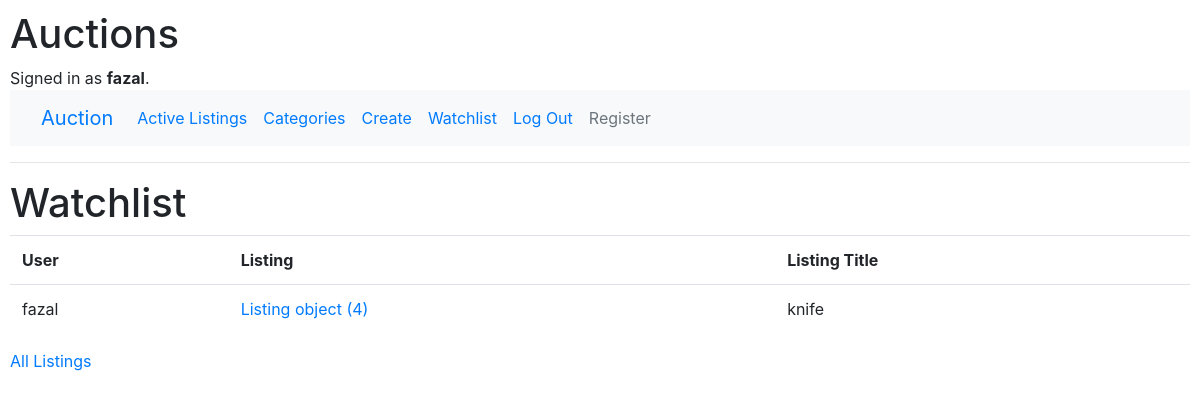
Before: /watchlist (signed in) with the older database file.
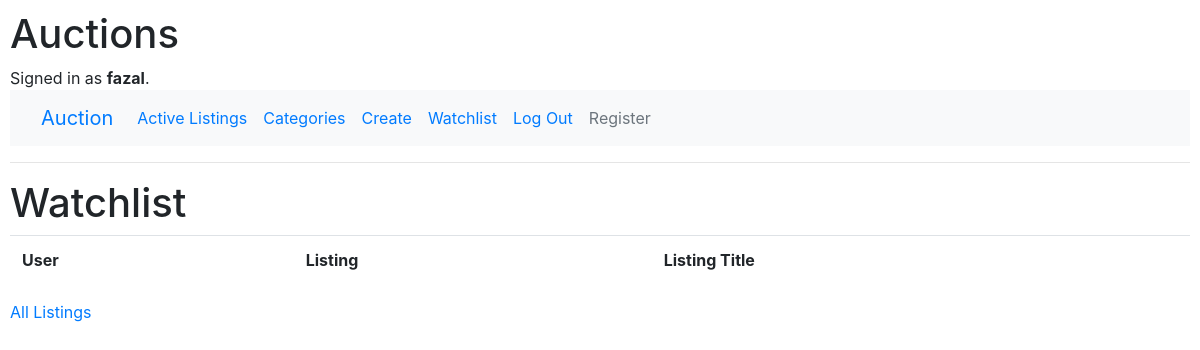
After: the same page with the newer database file.
### auctions/models.py (models this page shows)
class Watchlist(models.Model):
    user = models.ForeignKey(User, on_delete=models.CASCADE, blank=False, related_name="watchlists", default="")
    listing = models.ForeignKey(Listing, on_delete=models.CASCADE, related_name="watchlists", default="")

class User(AbstractUser):
    pass

class Listing(models.Model):
    title = models.CharField(max_length=64)
    description = models.CharField(max_length=256)
    starting_bid = models.IntegerField()
    photo = models.URLField(blank=True)
    creator = models.ForeignKey(User, on_delete=models.CASCADE, blank=False, related_name="listings", default="")
    active = models.BooleanField(default=True)
    category = models.CharField(max_length=20, blank=True, choices=CATEGORY_CHOICES)

### auctions/views.py (the view)
# urls.py: path("watchlist", views.watchlist, name="watchlist"),
def watchlist(request):
    return render(request, "auctions/watchlist.html", {
        "watchlist": Watchlist.objects.filter(user=request.user)
    })

### auctions/templates/auctions/watchlist.html
{% extends "auctions/layout.html" %}
{% block body %}
    <h1>Watchlist</h1>
    <table class="table">
        <tr>
            <th>User</th>
            <th>Listing</th>
            <th>Listing Title</th>
        </tr>
        {% for item in watchlist %}
            <tr>
                <td>{{ item.user }}</td>
                <td><a href="{% url 'listing' item.listing.id %}">{{ item.listing }}</a></td>
                <td>{{ item.listing.title }}</td>
            </tr>
        {% endfor %}
    </table>
    <a href="{% url 'index' %}">All Listings</a>
{% endblock %}

Changed rows visible on the page:
removed Watchlist: user "fazal", listing "Listing object (4)", listing "knife"
